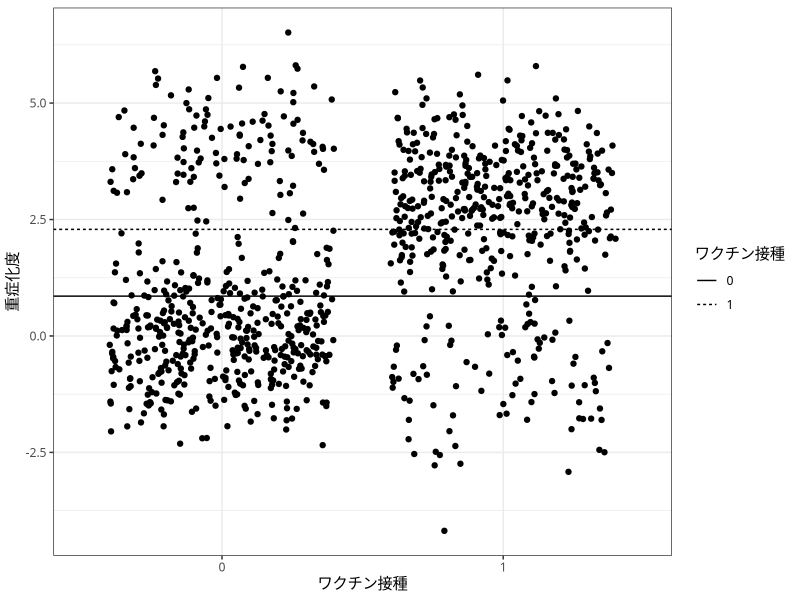
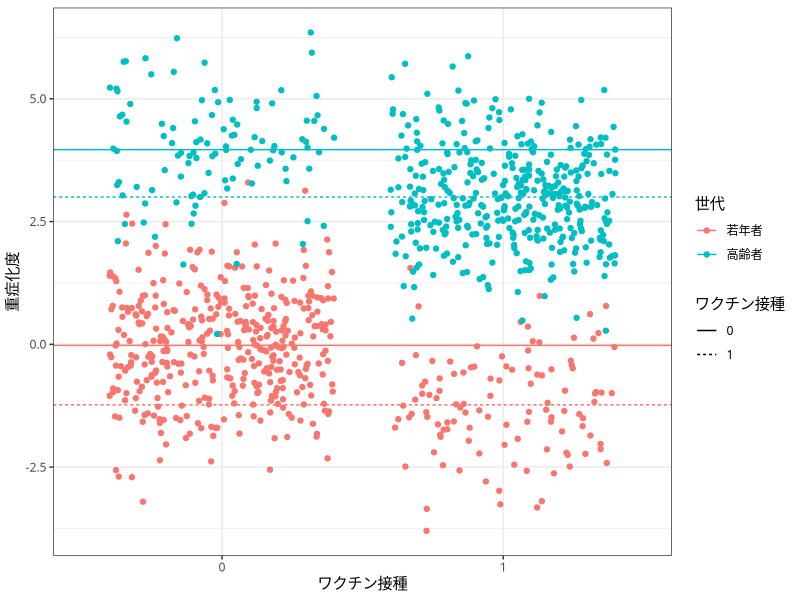
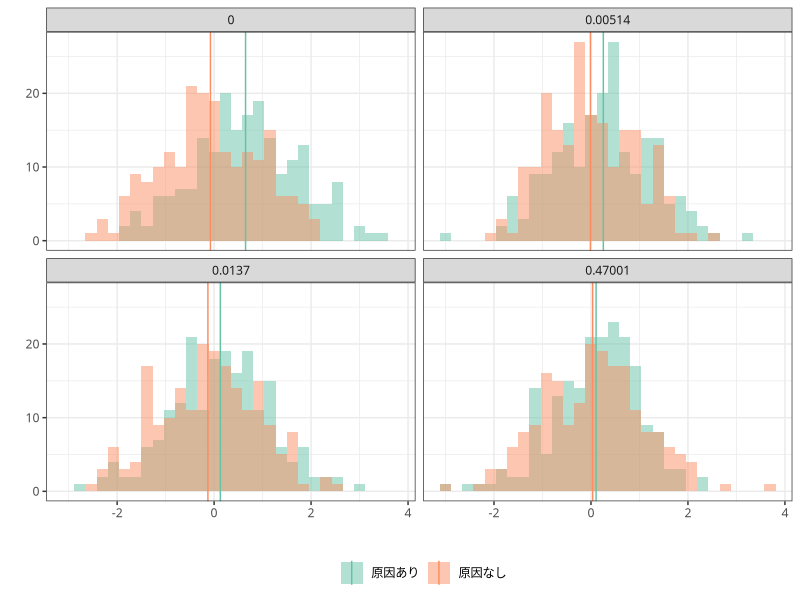
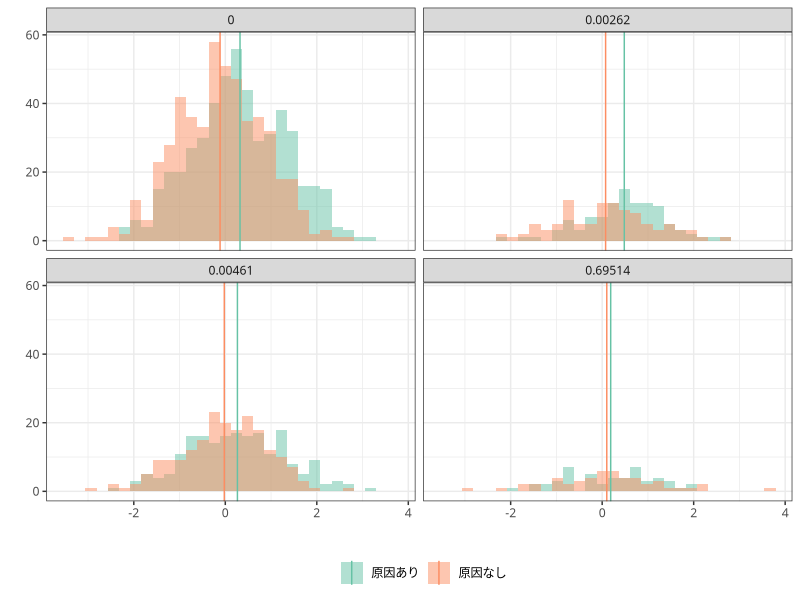
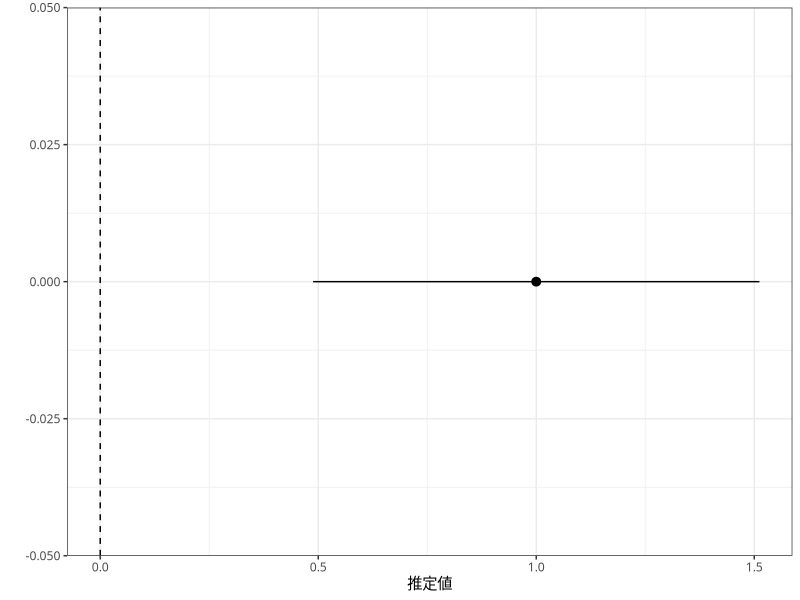

Source code (R) for these figures, in order:
## ---- chunk 1
#| include: false
#| cache: false

library(tidyverse)
theme_set(theme_bw(base_family = "Noto Sans CJK JP Light"))
## ---- chunk 2
#| fig-cap: "ワクチン接種と重症化の架空の例"

n <- 500

bind_rows(tibble(d = rbinom(n, 1, 0.2), 
                 x = 0, 
                 y = 0 - 1*d + rnorm(n), 
                 l = "若年者"), 
          tibble(d = rbinom(n, 1, 0.8), 
                 x = 0, 
                 y = 4 - 1*d + rnorm(n), 
                 l = "高齢者")) %>% 
  mutate(d = as.factor(d)) %>% 
  ggplot() + 
  geom_jitter(aes(x = d, y = y)) + 
  geom_hline(aes(yintercept = y, linetype = d), 
             data = . %>% 
               group_by(d) %>% 
               summarise(y = mean(y))) + 
  labs(x = "ワクチン接種", y = "重症化度", linetype = "ワクチン接種", color = "世代")
## ---- chunk 3
#| fig-cap: "ワクチン接種と重症化の架空の例"

n <- 500

bind_rows(tibble(d = rbinom(n, 1, 0.2), 
                 x = 0, 
                 y = 0 - 1*d + rnorm(n), 
                 l = "若年者"), 
          tibble(d = rbinom(n, 1, 0.8), 
                 x = 0, 
                 y = 4 - 1*d + rnorm(n), 
                 l = "高齢者")) %>% 
  mutate(d = as.factor(d)) %>% 
  ggplot() + 
  geom_jitter(aes(x = d, y = y, color = l)) + 
  geom_hline(aes(yintercept = y, linetype = d, color = l), 
             data = . %>% 
               group_by(d, l) %>% 
               summarise(y = mean(y))) + 
  labs(x = "ワクチン接種", y = "重症化度", linetype = "ワクチン接種", color = "世代")
## ---- chunk 4
#| fig-cap: "効果の大きさと統計的有意性"

set.seed(334)

n <- 200
eff <- c(0, 0.2, 0.4, 0.6)

df_pval <- NULL

for (e in eff) {
  
  temp <- bind_rows(tibble(x = rnorm(n), 
                           g = "原因なし", 
                           e = e), 
                    tibble(x = rnorm(n) + e, 
                           g = "原因あり", 
                           e = e))
  
  df_pval <- bind_rows(df_pval, 
                       temp %>% 
                         mutate(p.val = t.test(x ~ g, data = temp)$p.value %>% 
                                  round(5)))
  
}

df_pval %>% 
  ggplot() + 
  geom_histogram(aes(x = x, fill = g), 
                 alpha = 0.5, position = position_identity()) + 
  geom_vline(aes(xintercept = x, color = g), 
             data = . %>% 
               group_by(p.val, g) %>% 
               summarise(x = mean(x))) + 
  scale_color_brewer(palette = "Set2") + 
  scale_fill_brewer(palette = "Set2") + 
  facet_wrap(~ p.val) + 
  labs(x = "", y = "", fill = "", color = "") + 
  theme(legend.position = "bottom")
## ---- chunk 5
#| fig-cap: "サンプルの大きさと統計的有意性"

set.seed(334)

n <- c(50, 100, 200, 500)
e <- 0.3

df_pval <- NULL

for (i in n) {
  
  temp <- bind_rows(tibble(x = rnorm(i), 
                           g = "原因なし", 
                           e = e), 
                    tibble(x = rnorm(i) + e, 
                           g = "原因あり", 
                           e = e))
  
  df_pval <- bind_rows(df_pval, 
                       temp %>% 
                         mutate(p.val = t.test(x ~ g, data = temp)$p.value %>% 
                                  round(5)))
  
}

df_pval %>% 
  ggplot() + 
  geom_histogram(aes(x = x, fill = g), 
                 alpha = 0.5, position = position_identity()) + 
  geom_vline(aes(xintercept = x, color = g), 
             data = . %>% 
               group_by(p.val, g) %>% 
               summarise(x = mean(x))) + 
  scale_color_brewer(palette = "Set2") + 
  scale_fill_brewer(palette = "Set2") + 
  facet_wrap(~ p.val) + 
  labs(x = "", y = "", fill = "", color = "") + 
  theme(legend.position = "bottom")
## ---- chunk 6
e <- rnorm(1)

tibble(x = 1, xmin = 0.5, xmax = 1.5, y = 0) %>% 
  ggplot() + 
  geom_pointrange(aes(x = x, xmin = x - e, xmax = x + e, y = 0)) + 
  geom_vline(aes(xintercept = 0), linetype = "dashed") + 
  labs(x = "推定値", y = "")
